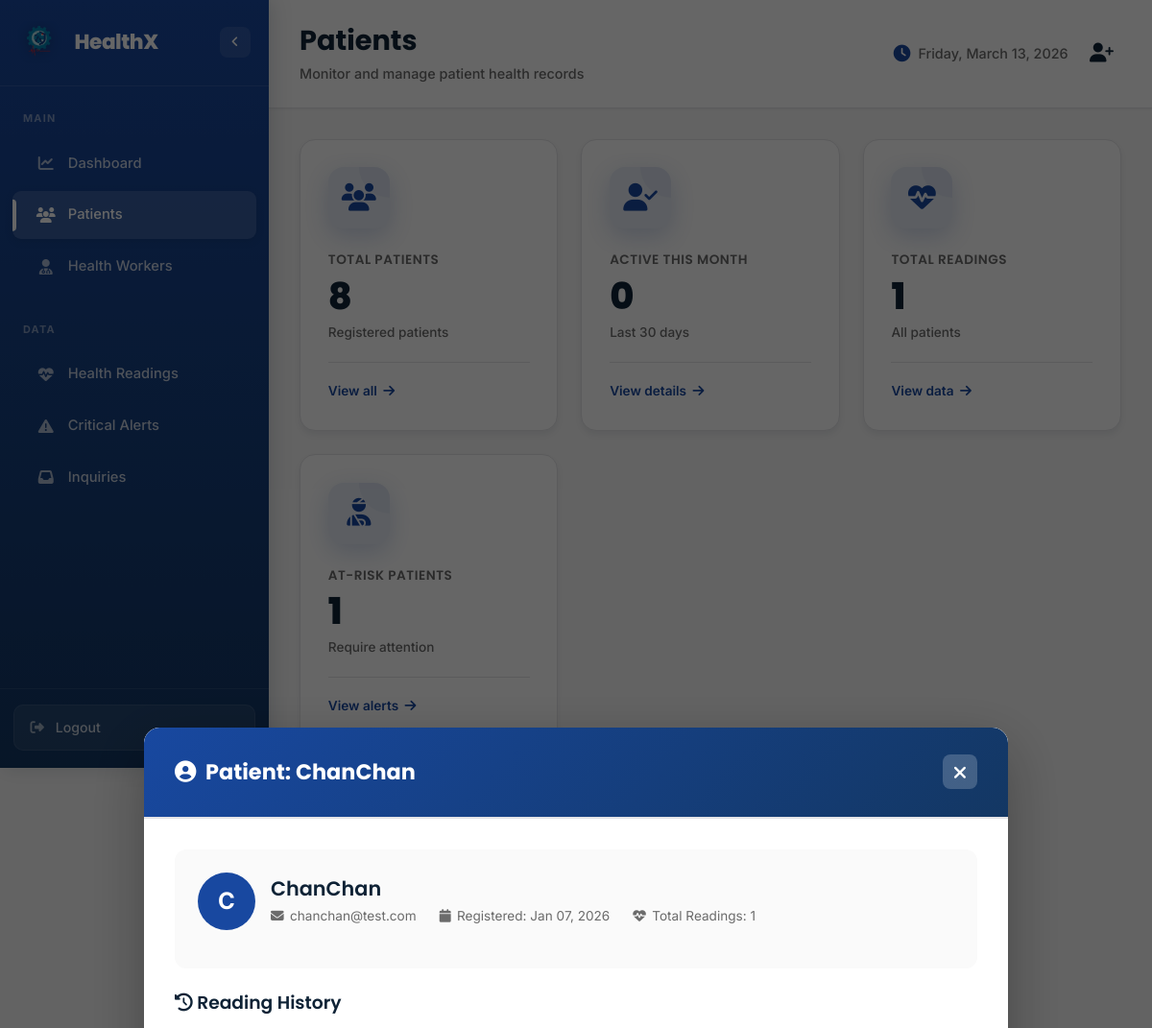
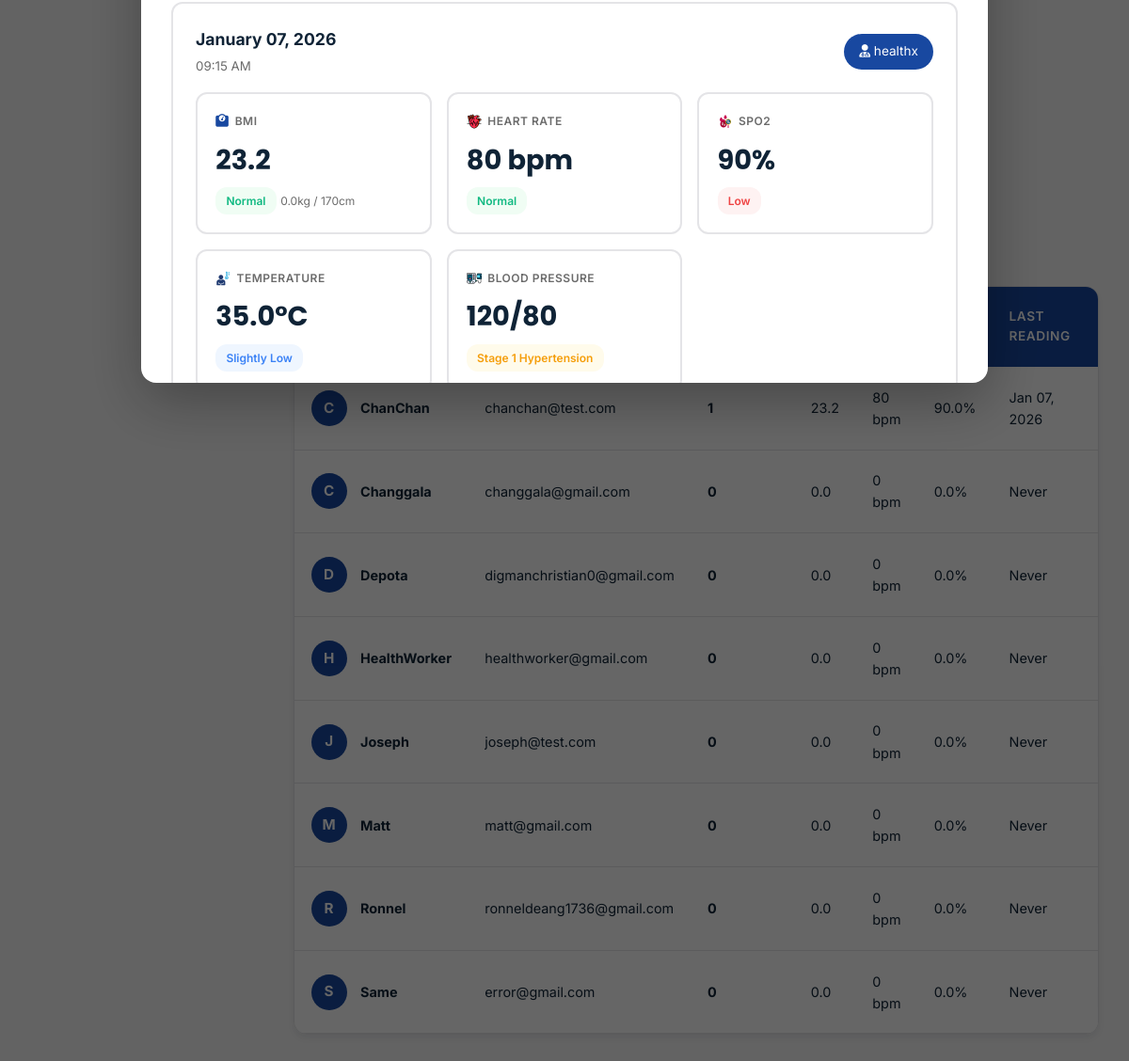
/admin/patients.php?patient_email=chanchan@test.com (signed in), run on the app's committed database (2 pictures, top to bottom).
### tables this page shows
CREATE TABLE `users` (
  `id` int(11) NOT NULL,
  `name` varchar(100) NOT NULL,
  `email` varchar(150) NOT NULL,
  `password` varchar(255) NOT NULL,
  `created_at` timestamp NOT NULL DEFAULT current_timestamp(),
  `updated_at` timestamp NOT NULL DEFAULT current_timestamp() ON UPDATE current_timestamp(),
  `notification_viewed` tinyint(1) NOT NULL DEFAULT 0
);

CREATE TABLE `health_readings` (
  `id` int(11) NOT NULL,
  `worker_email` varchar(255) NOT NULL,
  `user_email` varchar(255) NOT NULL,
  `patient_name` varchar(255) NOT NULL,
  `weight` decimal(5,2) NOT NULL,
  `height` decimal(5,2) NOT NULL,
  `bmi` decimal(4,2) NOT NULL,
  `heart_rate` int(11) NOT NULL,
  `spo2` int(11) NOT NULL,
  `temperature` decimal(4,2) NOT NULL,
  `systolic` int(11) NOT NULL,
  `diastolic` int(11) NOT NULL,
  `timestamp` datetime NOT NULL,
  `created_at` timestamp NOT NULL DEFAULT current_timestamp()
);

### admin/patients.php (the view, shortened to what the rows shown need)
<?php
require_once('../config/dbcon.php');
function categorizeBMI($bmi) {
    if ($bmi < 25.0) return ['category' => 'Normal', 'class' => 'normal'];
    return ['category' => 'Obesity Class III', 'class' => 'critical'];
}
function categorizeTemperature($temp) {
    if ($temp < 36.5) return ['category' => 'Slightly Low', 'class' => 'low'];
    return ['category' => 'High Fever', 'class' => 'critical'];
}
function categorizeHeartRate($hr) {
    if ($hr <= 100) return ['category' => 'Normal', 'class' => 'normal'];
    return ['category' => 'Tachycardia', 'class' => 'critical'];
}
function categorizeSpO2($spo2) {
    if ($spo2 < 93) return ['category' => 'Low', 'class' => 'high'];
    return ['category' => 'Normal', 'class' => 'normal'];
}
function categorizeBP($systolic, $diastolic) {
    if ($systolic >= 130 || $diastolic >= 80) return ['category' => 'Stage 1 Hypertension', 'class' => 'elevated'];
    return ['category' => 'Normal', 'class' => 'normal'];
}
$patients = [];
$patientsQuery = $conn->query(
    "SELECT u.id as id, u.email as email, u.name as name,
            DATE_ADD(u.created_at, INTERVAL 8 HOUR) as registered_at,
            COUNT(hr.id) as total_readings,
            MAX(DATE_ADD(hr.timestamp, INTERVAL 8 HOUR)) as last_reading,
            MIN(DATE_ADD(hr.created_at, INTERVAL 8 HOUR)) as first_reading_at,
            AVG(hr.bmi) as avg_bmi,
            AVG(hr.heart_rate) as avg_heart_rate,
            AVG(hr.spo2) as avg_spo2
     FROM users u
     LEFT JOIN health_readings hr ON u.email = hr.user_email COLLATE utf8mb4_unicode_ci
     GROUP BY u.id, u.email, u.name, u.created_at
     ORDER BY u.name ASC"
);
while($row = $patientsQuery->fetch_assoc()) {
    $row['total_readings'] = intval($row['total_readings']);
    $row['avg_bmi'] = $row['avg_bmi'] !== null ? (float)$row['avg_bmi'] : 0.0;
    $row['avg_heart_rate'] = $row['avg_heart_rate'] !== null ? (float)$row['avg_heart_rate'] : 0;
    $row['avg_spo2'] = $row['avg_spo2'] !== null ? (float)$row['avg_spo2'] : 0.0;
    $patients[] = $row;
}
$selectedPatient = null;
$patientReadings = [];
if(isset($_GET['patient_email'])) {
    $patient_email = $_GET['patient_email'];
    $stmt = $conn->prepare("
        SELECT user_email as email, patient_name as name,
               MIN(DATE_ADD(created_at, INTERVAL 8 HOUR)) as created_at
        FROM health_readings
        WHERE user_email = ?
        GROUP BY user_email, patient_name
    ");
    $stmt->bind_param("s", $patient_email);
    $stmt->execute();
    $result = $stmt->get_result();
    $selectedPatient = $result->fetch_assoc();
    $stmt = $conn->prepare("
        SELECT
            id,
            worker_email,
            user_email,
            patient_name,
            weight,
            height,
            bmi,
            heart_rate,
            spo2,
            temperature,
            systolic,
            diastolic,
            DATE_ADD(timestamp, INTERVAL 8 HOUR) as timestamp,
            DATE_ADD(created_at, INTERVAL 8 HOUR) as created_at
        FROM health_readings
        WHERE user_email = ?
        ORDER BY timestamp DESC
    ");
    $stmt->bind_param("s", $patient_email);
    $stmt->execute();
    $result = $stmt->get_result();
    while($row = $result->fetch_assoc()) {
        $row['bmi_cat'] = categorizeBMI($row['bmi']);
        $row['temp_cat'] = categorizeTemperature($row['temperature']);
        $row['hr_cat'] = categorizeHeartRate($row['heart_rate']);
        $row['spo2_cat'] = categorizeSpO2($row['spo2']);
        $row['bp_cat'] = categorizeBP($row['systolic'], $row['diastolic']);
        $patientReadings[] = $row;
    }
}
?>
<!DOCTYPE html>
<html lang="en">
<head>
    <link rel="stylesheet" href="https://cdnjs.cloudflare.com/ajax/libs/font-awesome/6.4.0/css/all.min.css">
    <link rel="stylesheet" href="../css/admin_style.css">
</head>
<body>
    <main class="main-content">
        <header class="top-bar">
            <div class="top-bar-left">
                <div class="page-title">
                    <h1>Patients</h1>
                </div>
            </div>
        </header>
        <div class="dashboard-content">
            <div class="charts-container">
                <div class="chart-medium">
                    <div class="chart-card">
                        <div class="chart-header">
                            <div>
                                <h2><i class="fas fa-chart-pie"></i> Critical Vital Distribution</h2>
                            </div>
                        </div>
                    </div>
                </div>
                <div class="chart-medium">
                    <div class="chart-card">
                        <div class="chart-header">
                            <div>
                                <h2><i class="fas fa-chart-bar"></i> Activity Status</h2>
                            </div>
                        </div>
                    </div>
                </div>
            </div>
            <div class="table-section" id="patients-table">
                <div class="section-header">
                    <h2><i class="fas fa-users"></i> All Patients</h2>
                </div>
                <div class="table-container">
                    <table class="data-table">
                        <thead>
                            <tr>
                                <th>Patient</th>
                                <th>Email</th>
                                <th>Total Readings</th>
                                <th>Avg BMI</th>
                                <th>Avg HR</th>
                                <th>Avg SpO2</th>
                                <th>Last Reading</th>
                                <th>Action</th>
                            </tr>
                        </thead>
                        <tbody>
                            <?php foreach($patients as $patient): ?>
                            <tr>
                                <td>
                                    <div class="patient-cell">
                                        <div class="patient-avatar"><?php echo strtoupper(substr($patient['name'], 0, 1)); ?></div>
                                        <strong><?php echo htmlspecialchars($patient['name']); ?></strong>
                                    </div>
                                </td>
                                <td><?php echo htmlspecialchars($patient['email']); ?></td>
                                <td><strong><?php echo number_format($patient['total_readings']); ?></strong></td>
                                <td><?php echo number_format((float)$patient['avg_bmi'], 1); ?></td>
                                <td><?php echo number_format((int)$patient['avg_heart_rate'], 0); ?> bpm</td>
                                <td><?php echo number_format((float)$patient['avg_spo2'], 1); ?>%</td>
                                <td><?php echo $patient['last_reading'] ? date('M d, Y', strtotime($patient['last_reading'])) : 'Never'; ?></td>
                                <td>
                                </td>
                            </tr>
                            <?php endforeach; ?>
                        </tbody>
                    </table>
                </div>
            </div>
        </div>
    </main>
    <?php if($selectedPatient): ?>
    <div class="modal-overlay active" id="patientModal">
        <div class="modal-container" style="max-width: 900px; max-height: 90vh; overflow-y: auto;">
            <div class="modal-header">
                <h2><i class="fas fa-user-circle"></i> Patient: <?php echo htmlspecialchars($selectedPatient['name']); ?></h2>
            </div>
            <div class="modal-body">
                <?php if(count($patientReadings) > 0): ?>
                    <?php foreach($patientReadings as $reading): ?>
                    <div style="background: white; border: 2px solid var(--gray-200); border-radius: 12px; padding: 1.5rem; margin-bottom: 1rem;">
                        <div style="display: flex; justify-content: space-between; align-items: center; margin-bottom: 1rem; flex-wrap: wrap; gap: 0.5rem;">
                            <div>
                                <strong style="font-size: 1.1rem;"><?php echo date('F d, Y', strtotime($reading['timestamp'])); ?></strong><br>
                                <small style="color: var(--muted);"><?php echo date('h:i A', strtotime($reading['timestamp'])); ?></small>
                            </div>
                            <span style="background: var(--primary); color: white; padding: 0.5rem 1rem; border-radius: 20px; font-size: 0.85rem;">
                                <i class="fas fa-user-md"></i> <?php echo htmlspecialchars(explode('@', $reading['worker_email'])[0]); ?>
                            </span>
                        </div>
                        <div class="modal-vitals-grid">
                            <div class="modal-vital-card">
                                <div class="modal-vital-label">
                                    <i class="fas fa-weight" style="display: none;"></i>
                                    BMI
                                </div>
                                <div class="modal-vital-value"><?php echo number_format($reading['bmi'], 1); ?></div>
                                <span class="modal-vital-status <?php echo $reading['bmi_cat']['class']; ?>">
                                    <?php echo $reading['bmi_cat']['category']; ?>
                                </span>
                                <small style="font-size: 0.75rem; color: var(--muted); margin-top: 0.5rem;">
                                    <?php echo number_format($reading['weight'], 1); ?>kg / <?php echo number_format($reading['height'], 0); ?>cm
                                </small>
                            </div>
                            <div class="modal-vital-card">
                                <div class="modal-vital-label">
                                    <img src="../images/heart-rate.png" alt="Heart Rate" onerror="this.style.display='none'; this.nextElementSibling.style.display='inline-block';">
                                    Heart Rate
                                </div>
                                <div class="modal-vital-value"><?php echo $reading['heart_rate']; ?> bpm</div>
                                <span class="modal-vital-status <?php echo $reading['hr_cat']['class']; ?>">
                                    <?php echo $reading['hr_cat']['category']; ?>
                                </span>
                            </div>
                            <div class="modal-vital-card">
                                <div class="modal-vital-label">
                                    <img src="../images/oxygen-saturation.png" alt="SpO2" onerror="this.style.display='none'; this.nextElementSibling.style.display='inline-block';">
                                    SpO2
                                </div>
                                <div class="modal-vital-value"><?php echo $reading['spo2']; ?>%</div>
                                <span class="modal-vital-status <?php echo $reading['spo2_cat']['class']; ?>">
                                    <?php echo $reading['spo2_cat']['category']; ?>
                                </span>
                            </div>
                            <div class="modal-vital-card">
                                <div class="modal-vital-label">
                                    <img src="../images/body-temperature.png" alt="Temperature" onerror="this.style.display='none'; this.nextElementSibling.style.display='inline-block';">
                                    Temperature
                                </div>
                                <div class="modal-vital-value"><?php echo number_format($reading['temperature'], 1); ?>°C</div>
                                <span class="modal-vital-status <?php echo $reading['temp_cat']['class']; ?>">
                                    <?php echo $reading['temp_cat']['category']; ?>
                                </span>
                            </div>
                            <div class="modal-vital-card">
                                <div class="modal-vital-label">
                                    <img src="../images/blood-pressure.png" alt="Blood Pressure" onerror="this.style.display='none'; this.nextElementSibling.style.display='inline-block';">
                                    Blood Pressure
                                </div>
                                <div class="modal-vital-value"><?php echo $reading['systolic']; ?>/<?php echo $reading['diastolic']; ?></div>
                                <span class="modal-vital-status <?php echo $reading['bp_cat']['class']; ?>">
                                    <?php echo $reading['bp_cat']['category']; ?>
                                </span>
                            </div>
                        </div>
                    </div>
                    <?php endforeach; ?>
                <?php else: ?>
                    <p style="text-align: center; padding: 2rem; color: var(--muted);">No readings recorded yet</p>
                <?php endif; ?>
            </div>
        </div>
    </div>
    <?php endif; ?>
</body>
</html>

### data on the page
users: name "C", name "ChanChan", email "chanchan@test.com", total_readings "1", avg_bmi "23.2", avg_heart_rate "80", avg_spo2 "90.0", last_reading "Jan 07, 2026"
users: name "C", name "Changgala", email "changgala@gmail.com", total_readings "0", avg_bmi "0.0", avg_heart_rate "0", avg_spo2 "0.0", shows "Never"
users: name "D", name "Depota", email "digmanchristian0@gmail.com", total_readings "0", avg_bmi "0.0", avg_heart_rate "0", avg_spo2 "0.0", shows "Never"
users: name "H", name "HealthWorker", email "healthworker@gmail.com", total_readings "0", avg_bmi "0.0", avg_heart_rate "0", avg_spo2 "0.0", shows "Never"
users: name "J", name "Joseph", email "joseph@test.com", total_readings "0", avg_bmi "0.0", avg_heart_rate "0", avg_spo2 "0.0", shows "Never"
users: name "M", name "Matt", email "matt@gmail.com", total_readings "0", avg_bmi "0.0", avg_heart_rate "0", avg_spo2 "0.0", shows "Never"
users: name "R", name "Ronnel", email "ronneldeang1736@gmail.com", total_readings "0", avg_bmi "0.0", avg_heart_rate "0", avg_spo2 "0.0", shows "Never"
users: name "S", name "Same", email "error@gmail.com", total_readings "0", avg_bmi "0.0", avg_heart_rate "0", avg_spo2 "0.0", shows "Never"
health_readings: timestamp "January 07, 2026", timestamp "09:15 AM", worker_email "healthx", bmi "23.2", category "Normal", weight "0.0", height "170", heart_rate "80", spo2 "90", category "Low", temperature "35.0", category "Slightly Low", systolic "120", diastolic "80", category "Stage 1 Hypertension"

### other printed values
count($patients) "8"
$activeThisMonth "0"
$totalReadings "1"
$atRiskCount "1"
$selectedPatient['name'] "ChanChan"
substr($selectedPatient['name'], 0, 1) "C"
$selectedPatient['email'] "chanchan@test.com"
date('M d, Y', strtotime($selectedPatient['created_at'])) "Jan 07, 2026"
count($patientReadings) "1"
